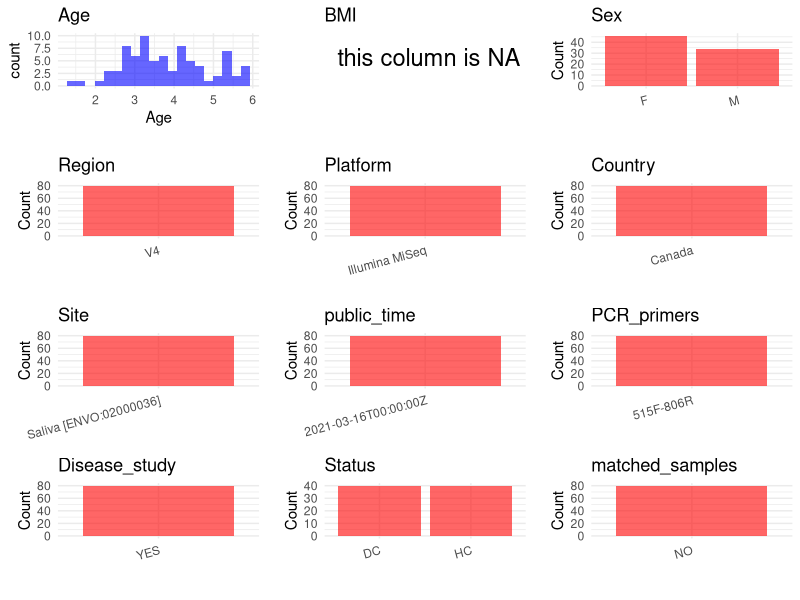

R code for this plot: (Note: this script raises an error after producing the figure.)
## ---- chunk 1
# Load necessary libraries
library(dplyr)
library(ggplot2)
library(cowplot)

setwd("D:/PRJNA714139")
initial_meta<-read.csv("SraRunTable .csv",header = T)
head(initial_meta)
## ---- chunk 2
# Create a uniform metadata dataframe
metadata <- data.frame(
  BioProject = initial_meta$BioProject,
  Run = initial_meta$Run,
  sample_name = initial_meta$Sample.Name,
  Age = initial_meta$host_age,
  Sex = initial_meta$host_sex,
  Platform = initial_meta$Instrument,
  Country = initial_meta$geo_loc_name_country,
  Host_disease= initial_meta$Host_disease,
  Site = initial_meta$env_medium,
  public_time = initial_meta$ReleaseDate,
  stringsAsFactors = FALSE
)
## ---- chunk 3
metadata <- metadata %>%
  mutate(Sex = recode(Sex, "female" = "F", "male" = "M"))
metadata$BMI <- NA_character_
metadata$PCR_primers <- "515F-806R"
metadata$Region <- "V4"
metadata$title <-"Characterization of Supragingival Plaque and Oral Swab Microbiomes in Children With Severe Early Childhood Caries"
metadata$Disease_study <- "YES"
metadata<-metadata%>%
  mutate(Status=case_when(grepl("S-ECC",Host_disease)~"DC",grepl("Caries-free",Host_disease)~"HC"))
metadata$matched_samples <-"NO"

## ---- chunk 4
print(paste("Number of unique runs:", length(unique(metadata$Run))))
print(paste("Number of unique sample names:", length(unique(metadata$sample_name))))
## ---- chunk 5
# Select columns for visualization
plot_data <- metadata %>%
  select(-BioProject, -Run, -sample_name, -title)

# Function to create simple plots for each column
create_simple_plots <- function(data) {
  plots <- list()
  
  for (col in colnames(data)) {
    # Check if the column is all NA
    if (all(is.na(data[[col]]))) {
      # Create an empty plot with text indicating all NA
      p <- ggplot() +
        annotate("text", x = 0.5, y = 0.5, label = "this column is NA", size = 6) +
        labs(title = col) +
        theme_void()
    } else if (is.numeric(data[[col]])) {
      # Numeric variable: histogram
      p <- ggplot(data, aes(x = .data[[col]])) +
        geom_histogram(fill = "blue", alpha = 0.6, bins = 20, na.rm = TRUE) +
        labs(title = col) +
        theme_minimal()
    } else {
      # Categorical variable: bar plot (remove NA values)
      count_data <- as.data.frame(table(data[[col]], useNA = "ifany"))
      p <- ggplot(count_data, aes(x = reorder(Var1, -Freq), y = Freq)) +
        geom_col(fill = "red", alpha = 0.6) +
        labs(title = col, x = NULL, y = "Count") +
        theme_minimal() +
        theme(axis.text.x = element_text(angle = 15, hjust = 1))
    }
    plots[[col]] <- p
  }
  
  return(plots)
}

# Generate and arrange plots
plots <- create_simple_plots(plot_data)
p<-plot_grid(plots$Age, 
          plots$BMI, 
          plots$Sex, 
          plots$Region, 
          plots$Platform, 
          plots$Country, 
          plots$Site,
          plots$public_time, 
          plots$PCR_primers,
          plots$Disease_study,
          plots$Status,
          plots$matched_samples,# add 
          ncol = 3, align = "hv", axis = "lb")
ggsave("Metadata_Summary.png", plot = p, width = 8, height = 6, dpi = 150)
## ---- chunk 6
knitr::include_graphics("Metadata_Summary.png")
## ---- chunk 7
# Reorder columns to match the desired format
metadata <- metadata[, c(
  "BioProject", "Run", "sample_name", "Age", "BMI", "Sex", 
  "Region", "Platform", "Country", "Site", "public_time", 
  "PCR_primers", "title", "Disease_study", "Status","matched_samples"
)]

# Export the uniform metadata to a CSV file
write.csv(metadata, file = "metadata.csv", quote = FALSE)
head(metadata)
